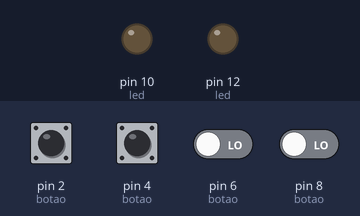
The sketch below on a simulated Arduino Uno, built with avr-gcc and run on an emulated ATmega328P. Shown: output pins drawn as LEDs (lit = HIGH). The inputs (shaded band) are chosen by the test bench; at power-on: pin 2 (botao), pin 4 (botao), pin 6 (botao), pin 8 (botao) LOW.

Above: at 1.2 s.
1.3 s: pin 2 (botao) pulled HIGH for 0.15 s
At 1.45 s:
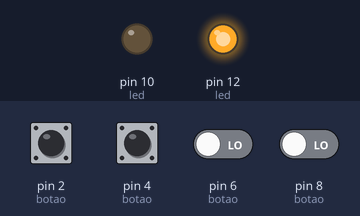
3.0 s: pin 6 (botao) driven HIGH and pin 8 (botao) driven HIGH
At 4.1 s:
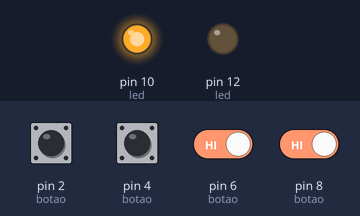
4.5 s: pin 4 (botao) pulled HIGH for 0.15 s
At 4.65 s:
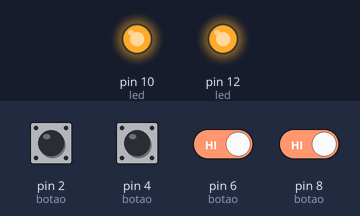
6.2 s: pin 6 (botao) driven LOW
At 6.6 s:
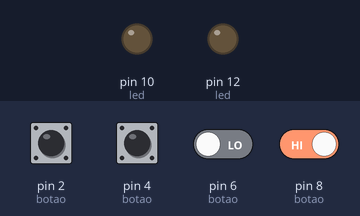
7.7 s: pin 6 (botao) driven HIGH
At 9.0 s:
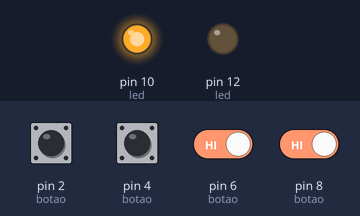
Timing chart, 0 to 10.2 s (numbered marks = the images above; inputs shaded):
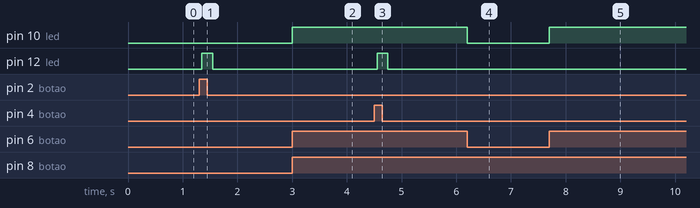

Measured:
- after the input at 1.3 s, pin 12 (led): LOW → HIGH after 0.05 s, → LOW 0.20 s later
- after the input at 3.0 s, pin 10 (led): LOW → HIGH at once
- after the input at 4.5 s, pin 12 (led): LOW → HIGH after 0.05 s, → LOW 0.20 s later
- after the input at 6.2 s, pin 10 (led): HIGH → LOW at once
- after the input at 7.7 s, pin 10 (led): LOW → HIGH at once

The sketch:

portas_logicas.ino
```cpp
// C++ code
//
int b1, b2, b3, b4;
void setup()
{
  pinMode(12, OUTPUT); //led
  pinMode(10, OUTPUT); //led
  pinMode(8, INPUT); //botao
  pinMode(6, INPUT); //botao
  pinMode(4, INPUT); //botao
  pinMode(2, INPUT); //botao
}

void loop()
{
  b1 = digitalRead(8);
  b2 = digitalRead(6);
  b3 = digitalRead(4);
  b4 = digitalRead(2);
//lógica E
if (b1 == HIGH && b2 == HIGH){
  digitalWrite (10,HIGH);
}
else{
  digitalWrite (10, LOW);
}
 delay(50);

//lógica OU
if (b3 ==  HIGH || b4 == HIGH) {
  digitalWrite (12, HIGH);
}
else{
  digitalWrite (12, LOW);
  }
delay(50);
}
```
